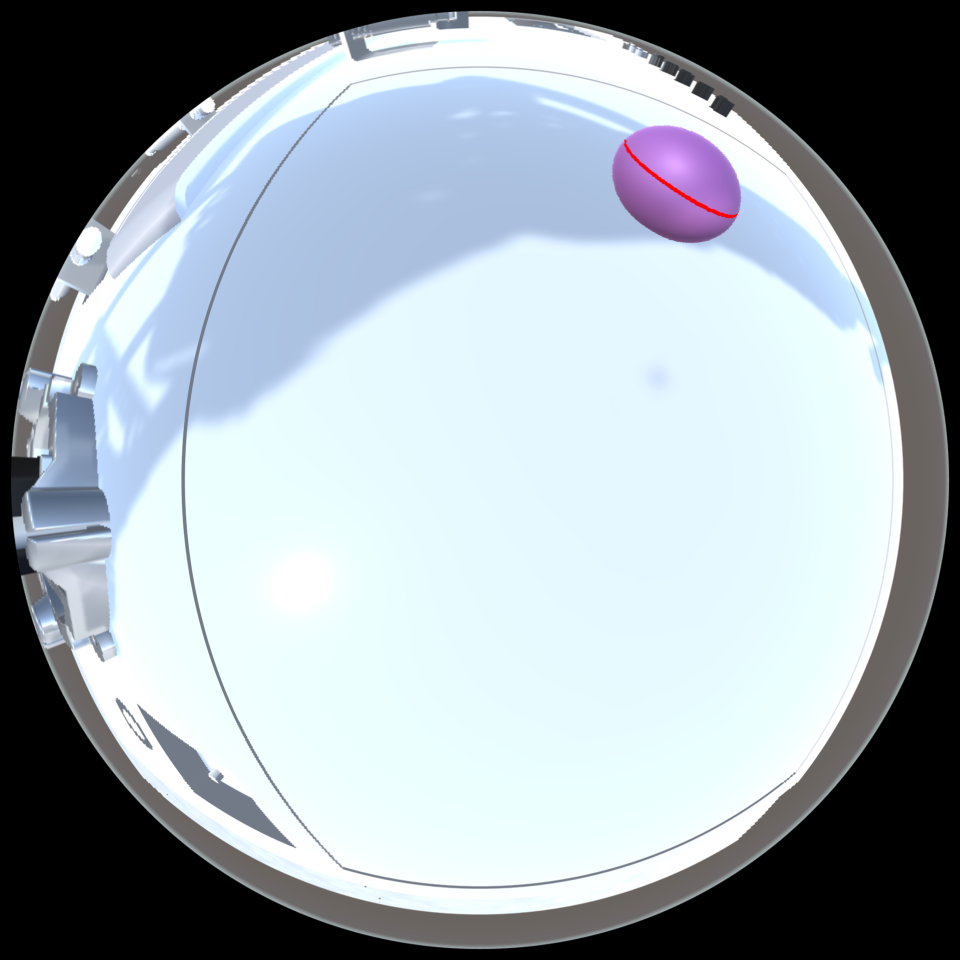
%> input picture MatlabProjectCV_Virtual_doubleCamera2/image.png, 1920 x 1920 px (shown at 1/2 size)
$ octave --eval "result = LaserFind3_1(imread('image.png'));"   (GNU Octave 9; MATLAB toolbox functions it lacks are replaced by stand-ins)
%> lines starting %> are read from the running program, lines starting %| are printed output that depends on the picture; in (x1, y1, x2, y2) boxes, pixels count from 0 and x2, y2 are one past the last pixel; in counts of white or black regions, pixels touching at a corner belong together; the program's own positions count from 1
%使用中心寻找法,直接使用HSV图像计算,只选取亮度阈值的提取结果

function img=LaserFind3_1(image)

imwrite(image,'1.jpg');

%第一种算法，改进型,检测低光域下的激光
black_image=image;%ceshiBnew(image);%识别黑色方块，提取黑色方块所在区域.使用CNN
%> black_image is the input picture: size 1920x1920x3 uint8; mean R, G, B 156.3, 166.5, 173.5
%imshow(black_image);

%图像处理，增强激光线段
% 将图像从RGB转换到HSV
hsvImage = rgb2hsv(black_image);
%> hsvImage: size 1920x1920x3 double; mean H, S, V 0.362, 0.0835, 0.683
%figure;
%imshow(hsvImage);

%% 第一种方法 红色激光的HSV范围，使用一些偏移量
hue = 0.97;
saturation = 0.95;
value = 0.97;

% 设置HSV范围（根据需要调整偏移量）
hue_offset = 0.04;
sat_offset = 0.95;
val_offset = 0.02;

lower_red1 = [hue - hue_offset, max(saturation - sat_offset, 0), max(value - val_offset, 0)];
upper_red1 = [1, 1, 1];

% 创建掩膜，提取红色部分
redMask = (hsvImage(:,:,1) >= lower_red1(1)) & (hsvImage(:,:,1) <= upper_red1(1)) & ...
          (hsvImage(:,:,2) >= lower_red1(2)) & (hsvImage(:,:,2) <= upper_red1(2)) & ...
          (hsvImage(:,:,3) >= lower_red1(3)) & (hsvImage(:,:,3) <= upper_red1(3));
%> redMask: size 1920x1920 logical; 0.01% white in thin lines or dots, all inside (x1, y1, x2, y2) = (1249, 280, 1473, 436)

% 对掩膜进行形态学操作（膨胀和腐蚀）
se = strel('disk', 7); % 使用较小的结构元素
redMask = imdilate(redMask, se);
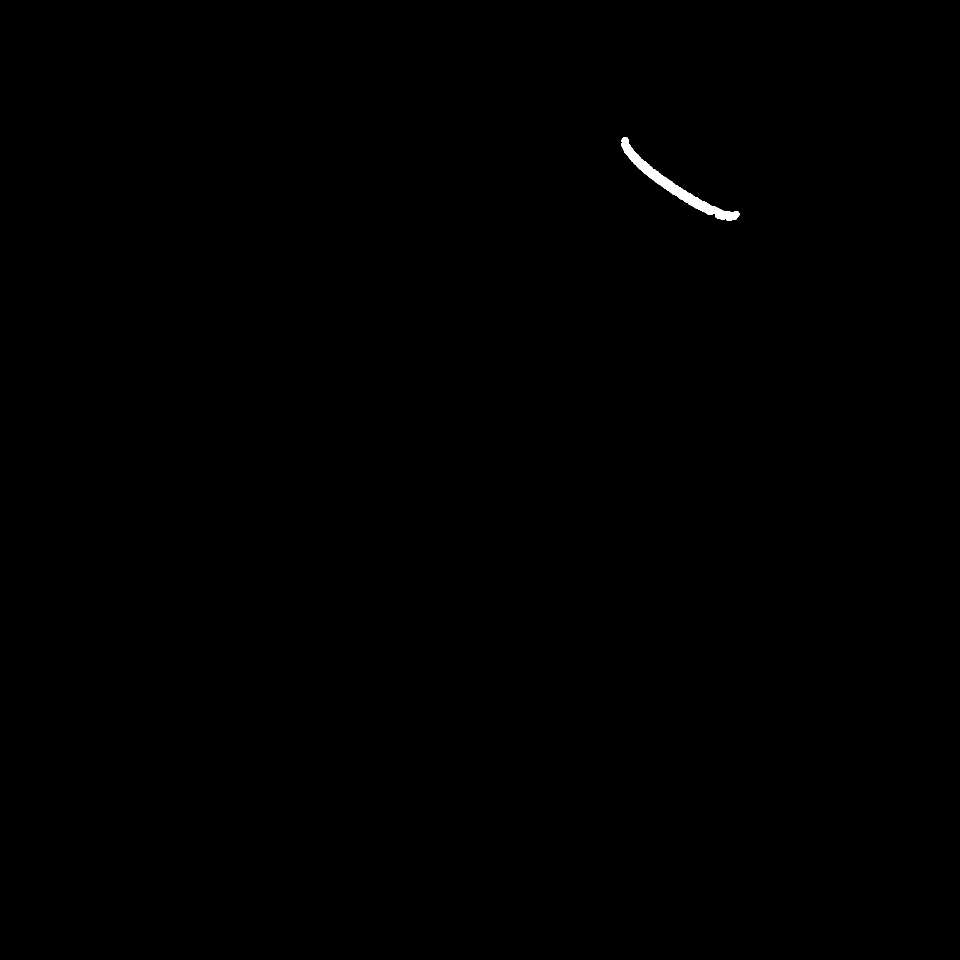
%> redMask: size 1920x1920 logical (shown at 1/2 size); 0.14% white; 1 white region, box (x1, y1, x2, y2) and area: (1243, 274, 1479, 442) 5302
redMask = imerode(redMask, se);
%> redMask: size 1920x1920 logical; 0.04% white; 4 white regions (2 under 20 px), largest, box (x1, y1, x2, y2) and area: (1249, 280, 1429, 424) 1297, (1434, 422, 1473, 436) 167

% 显示形态学处理后的掩膜
% 连通组件分析
cc = bwconncomp(redMask);
%> cc = 4 connected components

% 计算每个连通组件的像素数量
numPixels = cellfun(@numel, cc.PixelIdxList);
%> numPixels = [1297 1 1 167]

% 设置要保留的最小和最大像素数量（根据需要调整）
minPixelCount = 100;   % 保留的最小尺寸
maxPixelCount = 700; % 保留的最大尺寸

% 过滤掉不符合尺寸要求的组件
largeComponents = numPixels >= minPixelCount & numPixels <= maxPixelCount;
%> largeComponents = [false false false true]

% 创建一个新的二值图像，只保留符合尺寸要求的组件
cleanedImage = false(size(redMask));
for i = 1:length(largeComponents)
    if largeComponents(i)
        cleanedImage(cc.PixelIdxList{i}) = true;
    end
end
%> this loop made 4 passes
%> cleanedImage: size 1920x1920 logical; 0% white; 1 white region, box (x1, y1, x2, y2) and area: (1434, 422, 1473, 436) 167
% 显示处理后的图


%% 第二种方法
% 红色激光的HSV范围，使用一些偏移量
hue2 = 0.95;
saturation2 = 0.95;
value2 = 0.95;

% 设置HSV范围（根据需要调整偏移量）
hue_offset2 = 0.05;
sat_offset2 = 0.05;
val_offset2 = 0.95;

lower_red2 = [hue2 - hue_offset2, max(saturation2 - sat_offset2, 0), max(value2 - val_offset2, 0)];
upper_red2 = [1, 1, 1];

% 创建掩膜，提取红色部分
redMask2 = (hsvImage(:,:,1) >= lower_red2(1)) & (hsvImage(:,:,1) <= upper_red2(1)) & ...
          (hsvImage(:,:,2) >= lower_red2(2)) & (hsvImage(:,:,2) <= upper_red2(2)) & ...
          (hsvImage(:,:,3) >= lower_red2(3)) & (hsvImage(:,:,3) <= upper_red2(3));
%> redMask2: size 1920x1920 logical; 0.01% white in thin lines or dots, all inside (x1, y1, x2, y2) = (1249, 280, 1475, 436)

% 对掩膜进行形态学操作（膨胀和腐蚀）
redMask2 = imdilate(redMask2, se);
%> redMask2: size 1920x1920 logical; 0.15% white; 1 white region, box (x1, y1, x2, y2) and area: (1243, 274, 1481, 442) 5444
redMask2 = imerode(redMask2, se);
%> redMask2: size 1920x1920 logical; 0.04% white; 3 white regions (1 under 20 px), largest, box (x1, y1, x2, y2) and area: (1249, 280, 1431, 425) 1366, (1434, 422, 1475, 436) 241

% 连通组件分析
cc2 = bwconncomp(redMask2);
%> cc2 = 3 connected components

% 计算每个连通组件的像素数量
numPixels2 = cellfun(@numel, cc2.PixelIdxList);
%> numPixels2 = [1366 1 241]

% 设置要保留的最小和最大像素数量（根据需要调整）
minPixelCount2 = 100;   % 保留的最小尺寸
maxPixelCount2 = 300; % 保留的最大尺寸

% 过滤掉不符合尺寸要求的组件
largeComponents2 = numPixels2 >= minPixelCount2 & numPixels2 <= maxPixelCount2;
%> largeComponents2 = [false false true]

% 创建一个新的二值图像，只保留符合尺寸要求的组件
cleanedImage2 = false(size(redMask2));
for i = 1:length(largeComponents2)
    if largeComponents2(i)
        cleanedImage2(cc2.PixelIdxList{i}) = true;
    end
end
%> this loop made 3 passes
%> cleanedImage2: size 1920x1920 logical; 0.01% white; 1 white region, box (x1, y1, x2, y2) and area: (1434, 422, 1475, 436) 241

% 显示处理后的图像


%% 第三种方法，查找纯红色
hue3 = 0;
saturation3 = 0.9;
value3 = 0.1;

% 设置HSV范围（根据需要调整偏移量）
hue_offset3 = 0.0001;
sat_offset3 = 0.01;
val_offset3 = 0.55;

lower_red3 = [0, max(saturation3, 0), value3];
upper_red3 = [hue_offset3, 1, 0.3];

% 创建掩膜，提取红色部分
redMask3 = (hsvImage(:,:,1) >= lower_red3(1)) & (hsvImage(:,:,1) <= upper_red3(1)) & ...
          (hsvImage(:,:,2) >= lower_red3(2)) & (hsvImage(:,:,2) <= upper_red3(2)) & ...
          (hsvImage(:,:,3) >= lower_red3(3)) & (hsvImage(:,:,3) <= upper_red3(3));
%> redMask3: size 1920x1920 logical; every value is 0

% 对掩膜进行形态学操作（膨胀和腐蚀）
redMask3 = imdilate(redMask3, se);
redMask3 = imerode(redMask3, se);

% 连通组件分析
cc3 = bwconncomp(redMask3);
%> cc3 = 0 connected components

% 计算每个连通组件的像素数量
numPixels3 = cellfun(@numel, cc3.PixelIdxList);
%> numPixels3 = []

% 设置要保留的最小和最大像素数量（根据需要调整）
minPixelCount3 = 100;   % 保留的最小尺寸
maxPixelCount3 = 400; % 保留的最大尺寸

% 过滤掉不符合尺寸要求的组件
largeComponents1 = numPixels3 >= minPixelCount3 & numPixels3 <= maxPixelCount3;
%> largeComponents1 = []

% 创建一个新的二值图像，只保留符合尺寸要求的组件
cleanedImage1 = false(size(redMask3));
for i = 1:length(largeComponents1)
    if largeComponents1(i)
        cleanedImage1(cc3.PixelIdxList{i}) = true;
    end
end
%> this loop made 0 passes

% 显示处理后的图像


%% 第四种方法
hue4 = 0.92;
saturation4 = 0.4;
value4 = 0.4;

% 设置HSV范围（根据需要调整偏移量）
hue_offset4 = 0;
sat_offset4 = 0;
val_offset4 = 0;

lower_red4 = [hue4 - hue_offset4, max(saturation4 - sat_offset4, 0), max(value4 - val_offset4, 0)];
upper_red4 = [1, 1, 1];

% 创建掩膜，提取红色部分
redMask4 = (hsvImage(:,:,1) >= lower_red4(1)) & (hsvImage(:,:,1) <= upper_red4(1)) & ...
          (hsvImage(:,:,2) >= lower_red4(2)) & (hsvImage(:,:,2) <= upper_red4(2)) & ...
          (hsvImage(:,:,3) >= lower_red4(3)) & (hsvImage(:,:,3) <= upper_red4(3));
%> redMask4: size 1920x1920 logical; 0.02% white in thin lines or dots, all inside (x1, y1, x2, y2) = (1247, 279, 1478, 437)

% 对掩膜进行形态学操作（膨胀和腐蚀）
redMask4 = imdilate(redMask4, se);
%> redMask4: size 1920x1920 logical; 0.17% white; 1 white region, box (x1, y1, x2, y2) and area: (1241, 273, 1484, 443) 6145
redMask4 = imerode(redMask4, se);
%> redMask4: size 1920x1920 logical; 0.06% white; 1 white region, box (x1, y1, x2, y2) and area: (1247, 279, 1478, 437) 2268

% 连通组件分析
cc4 = bwconncomp(redMask4);
%> cc4 = 1 connected component

% 计算每个连通组件的像素数量
numPixels4 = cellfun(@numel, cc4.PixelIdxList);
%> numPixels4 = 2268

% 设置要保留的最小和最大像素数量（根据需要调整）
minPixelCount4 = 100;   % 保留的最小尺寸
maxPixelCount4 = 1000; % 保留的最大尺寸

% 过滤掉不符合尺寸要求的组件
largeComponents1 = numPixels4 >= minPixelCount4 & numPixels4 <= maxPixelCount4;
%> largeComponents1 = false

% 创建一个新的二值图像，只保留符合尺寸要求的组件
cleanedImage4 = false(size(redMask4));
for i = 1:length(largeComponents1)
    if largeComponents1(i)
        cleanedImage4(cc4.PixelIdxList{i}) = true;
    end
end
%> this loop made 1 pass

% 显示处理后的图像


%% 第五种方法
hue5 = 0;
saturation5 = 0;
value5 = 0.9;


lower_red5 = [hue5, saturation5, value5];
upper_red5 = [0.2, 0.3, 1];%[0.2, 0.5, 1];

% 创建掩膜，提取红色部分
redMask5 = (hsvImage(:,:,1) >= lower_red5(1)) & (hsvImage(:,:,1) <= upper_red5(1)) & ...
          (hsvImage(:,:,2) >= lower_red5(2)) & (hsvImage(:,:,2) <= upper_red5(2)) & ...
          (hsvImage(:,:,3) >= lower_red5(3)) & (hsvImage(:,:,3) <= upper_red5(3));
%> redMask5: size 1920x1920 logical; 3.3% white; 145 white regions (112 under 20 px), largest, box (x1, y1, x2, y2) and area: (578, 34, 1733, 591) 50004, (152, 1289, 981, 1798) 30976, (1258, 737, 1806, 1781) 12607

% 对掩膜进行形态学操作（膨胀和腐蚀）
redMask5 = imdilate(redMask5, se);
%> redMask5: size 1920x1920 logical; 5.7% white; 20 white regions, largest, box (x1, y1, x2, y2) and area: (565, 28, 1741, 601) 82991, (146, 1283, 987, 1804) 47365, (1186, 731, 1812, 1798) 31797
redMask5 = imerode(redMask5, se);
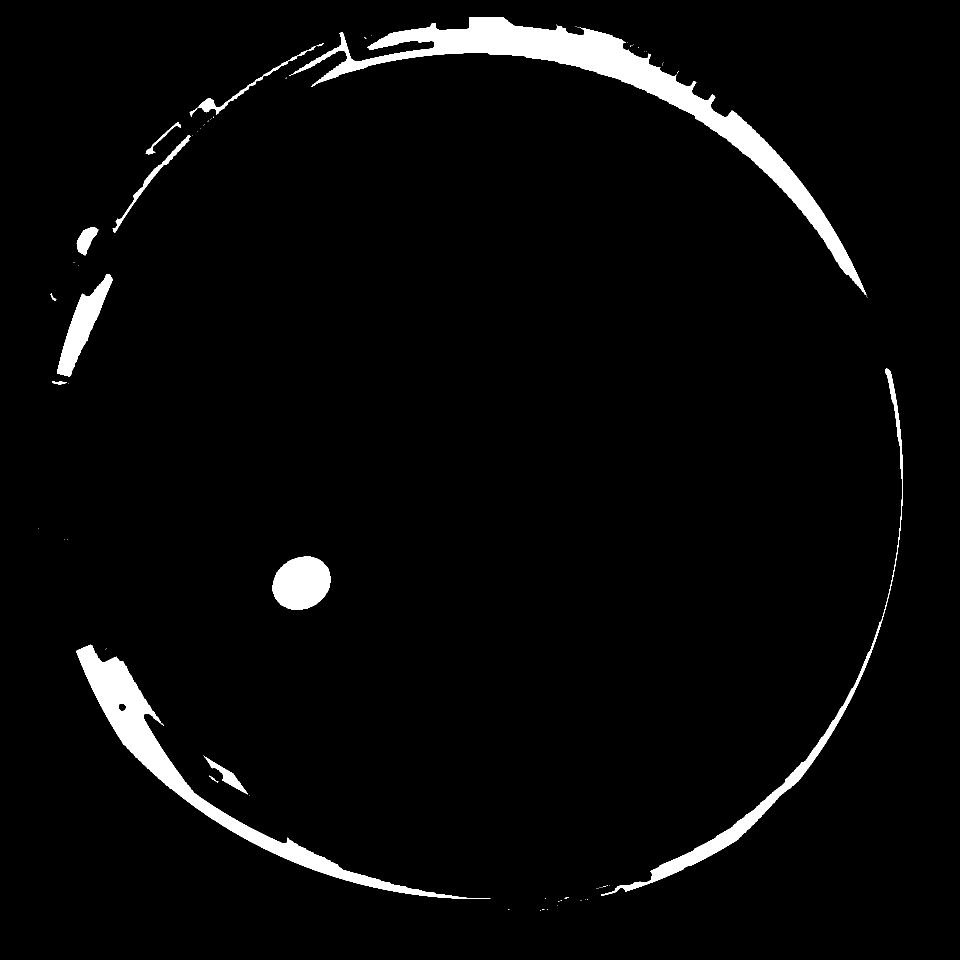
%> redMask5: size 1920x1920 logical (shown at 1/2 size); 3.6% white; 72 white regions (58 under 20 px), largest, box (x1, y1, x2, y2) and area: (578, 34, 1733, 591) 59470, (152, 1289, 981, 1798) 33148, (1202, 737, 1806, 1792) 14132

% 连通组件分析
cc5 = bwconncomp(redMask5);
%> cc5 = 72 connected components

% 计算每个连通组件的像素数量
numPixels5 = cellfun(@numel, cc5.PixelIdxList);
%> numPixels5 = 72 values, max 59470 at index 33, min 1 at index 1, mean 1819.3

% 设置要保留的最小和最大像素数量（根据需要调整）
minPixelCount5 = 60;   % 保留的最小尺寸
maxPixelCount5 = 900; % 保留的最大尺寸

% 过滤掉不符合尺寸要求的组件
largeComponents1 = numPixels5 >= minPixelCount5 & numPixels5 <= maxPixelCount5;
%> largeComponents1 = 72 logical values, 2 true

% 创建一个新的二值图像，只保留符合尺寸要求的组件
cleanedImage5 = false(size(redMask5));
for i = 1:length(largeComponents1)
    if largeComponents1(i)
        cleanedImage5(cc5.PixelIdxList{i}) = true;
    end
end
%> this loop made 72 passes
%> cleanedImage5: size 1920x1920 logical; 0.02% white; 2 white regions, box (x1, y1, x2, y2) and area: (291, 244, 362, 310) 455, (105, 762, 134, 770) 118

% 显示处理后的图像

%% 第六种方法灰度阈值选取亮度高点
% 如果是彩色图像，转换为灰度图像
if size(image, 3) == 3
    imgg = rgb2gray(image);
end
% 搜寻图像中灰度值大于240的位置
threshold = 230;
binary_img5 = imgg > threshold;  % 大于240的位置变为1，其他为0
%> binary_img5: size 1920x1920 logical; 49.2% white; 63 white regions (38 under 20 px), largest, box (x1, y1, x2, y2) and area: (143, 34, 1806, 1828) 1761204, (207, 385, 434, 715) 16682, (106, 412, 340, 759) 14423

% 对掩膜进行形态学操作（膨胀和腐蚀）
binary_img5 = imdilate(binary_img5, se);
%> binary_img5: size 1920x1920 logical; 52.7% white; 32 black regions (26 under 20 px), largest, box (x1, y1, x2, y2) and area: (0, 0, 1920, 1920) 1730698, (294, 1434, 568, 1680) 10486, (1746, 703, 1759, 749) 240, (1309, 746, 1324, 764) 200, (200, 1298, 230, 1317) 177, (431, 1548, 440, 1557) 38
binary_img5 = imerode(binary_img5, se);
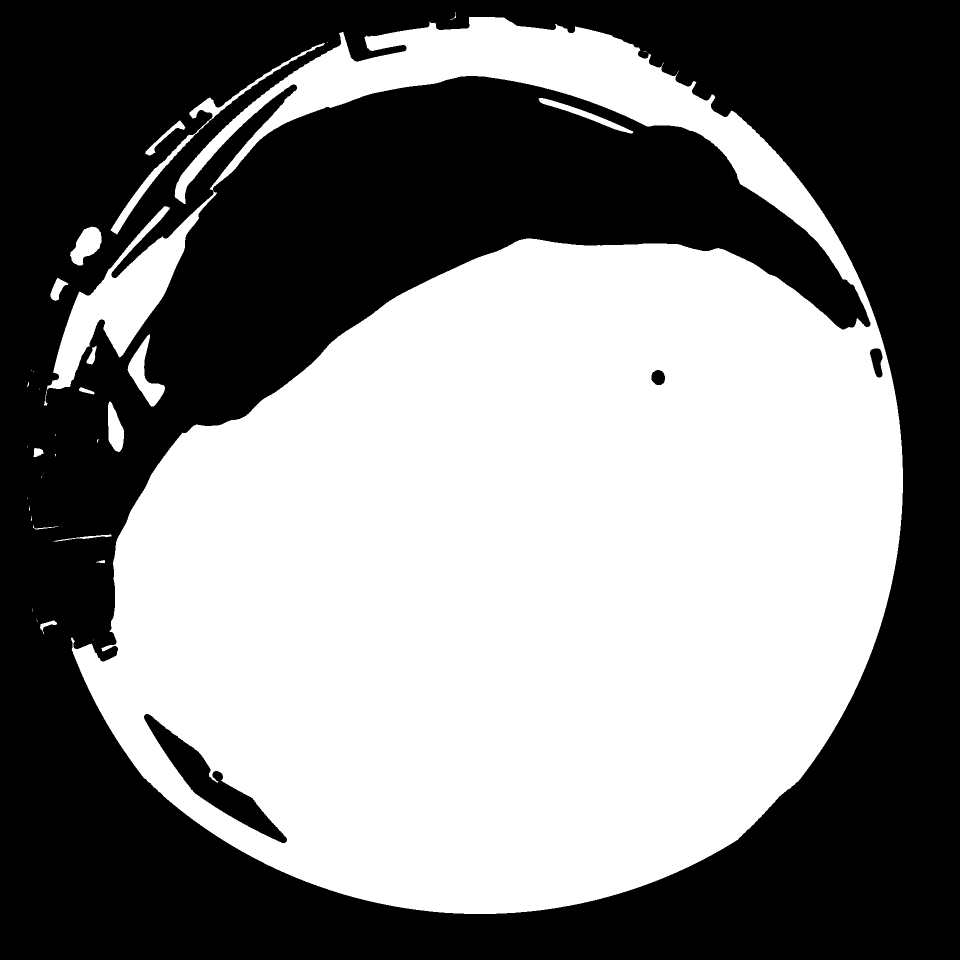
%> binary_img5: size 1920x1920 logical (shown at 1/2 size); 49.9% white; 38 white regions (21 under 20 px), largest, box (x1, y1, x2, y2) and area: (88, 34, 1806, 1828) 1818248, (221, 86, 650, 469) 5997, (255, 668, 330, 813) 3851

% 连通组件分析
cc6 = bwconncomp(binary_img5);
%> cc6 = 38 connected components

% 计算每个连通组件的像素数量
numPixels6 = cellfun(@numel, cc6.PixelIdxList);
%> numPixels6 = 38 values, max 1818248 at index 18, min 1 at index 16, mean 48387.4

% 设置要保留的最小和最大像素数量（根据需要调整）
minPixelCount6 = 80;   % 保留的最小尺寸
maxPixelCount6 = 700; % 保留的最大尺寸

% 过滤掉不符合尺寸要求的组件
largeComponents1 = numPixels6 >= minPixelCount6 & numPixels6 <= maxPixelCount6;
%> largeComponents1 = 38 logical values, 6 true

% 创建一个新的二值图像，只保留符合尺寸要求的组件
cleanedImage6 = false(size(binary_img5));
for i = 1:length(largeComponents1)
    if largeComponents1(i)
        cleanedImage6(cc6.PixelIdxList{i}) = true;
    end
end
%> this loop made 38 passes
%> cleanedImage6: size 1920x1920 logical; 0.04% white; 6 white regions, box (x1, y1, x2, y2) and area: (173, 691, 193, 729) 365, (107, 1069, 223, 1083) 327, (80, 1241, 114, 1268) 278, (67, 896, 88, 914) 259, (158, 774, 189, 789) 210, (66, 1050, 117, 1059) 95

%% 图像组合与分析

% 叠加二值图像
%combinedImage = cleanedImage | cleanedImage1 | cleanedImage2 | cleanedImage4 | cleanedImage5| cleanedImage6 ;
combinedImage =  cleanedImage5| cleanedImage6;
%> combinedImage: size 1920x1920 logical; 0.06% white; 8 white regions, largest, box (x1, y1, x2, y2) and area: (291, 244, 362, 310) 455, (173, 691, 193, 729) 365, (107, 1069, 223, 1083) 327
% 对掩膜进行形态学操作（膨胀和腐蚀）
redMaskC= imdilate(combinedImage, se);
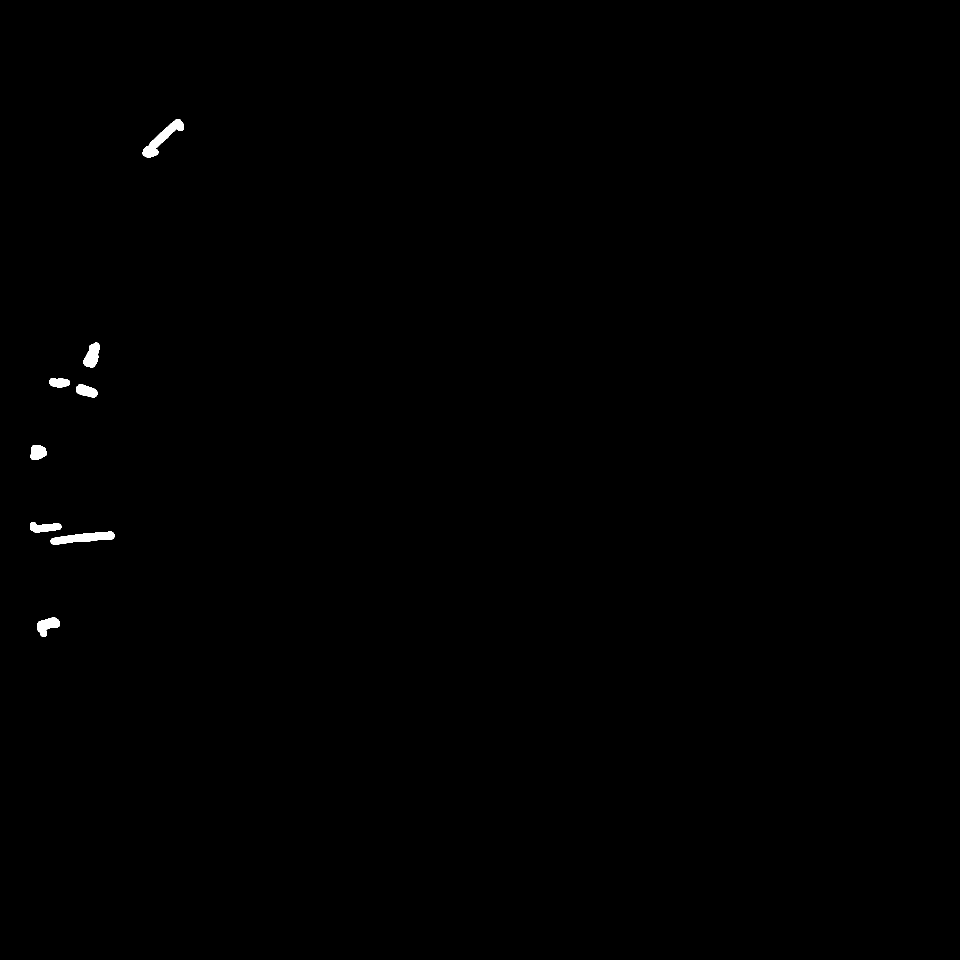
%> redMaskC: size 1920x1920 logical (shown at 1/2 size); 0.25% white; 8 white regions, largest, box (x1, y1, x2, y2) and area: (285, 238, 368, 316) 1941, (101, 1063, 229, 1089) 1912, (167, 685, 199, 735) 1083
combinedImage = imerode(redMaskC, se);
% [16 lines of commented-out code are left out]
skeletonImage = bwmorph(combinedImage, 'skel', Inf);
%> skeletonImage: size 1920x1920 logical; 0.02% white in thin lines or dots, all inside (x1, y1, x2, y2) = (66, 244, 362, 1268)
%imshow(skeletonImage)
[y, x] = find(skeletonImage);
%> y = 606 values from 245 to 1268; x = 606 values from 67 to 362
points = [x, y];
%> points = 606 rows, first 12: [67 1051; 67 1052; 67 1053; 67 1054; 67 1056; 68 914; 68 1055; 68 1056; 69 913; 69 1056; 69 1057; 70 897]
% 提取骨架线条的坐标
% 使用DBSCAN算法进行聚类，距离阈值设为100
epsilon = 20; % 距离阈值
minPts = 20; % 每个簇最少包含的点数
%> (the run ends here)
